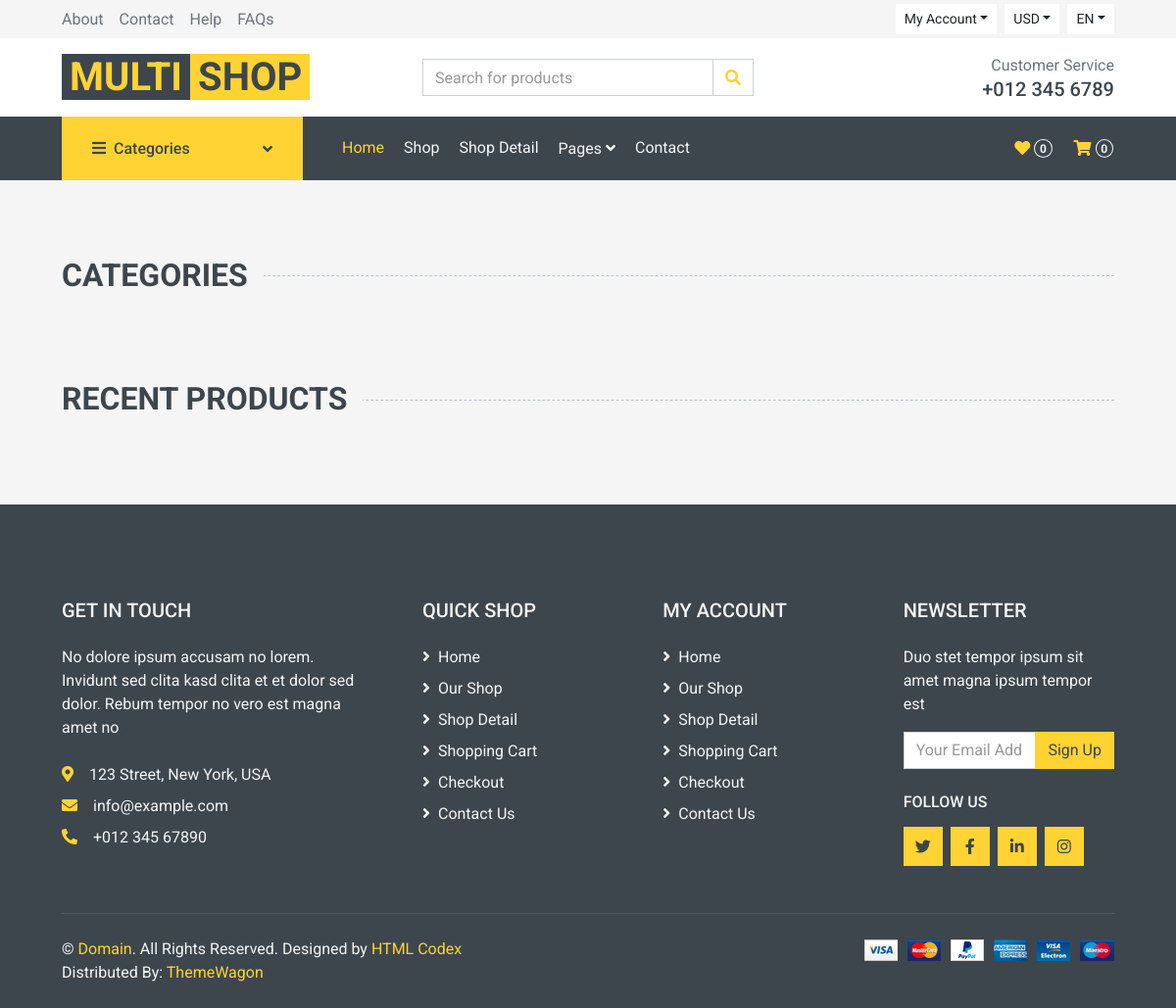
The app's page /, older data.
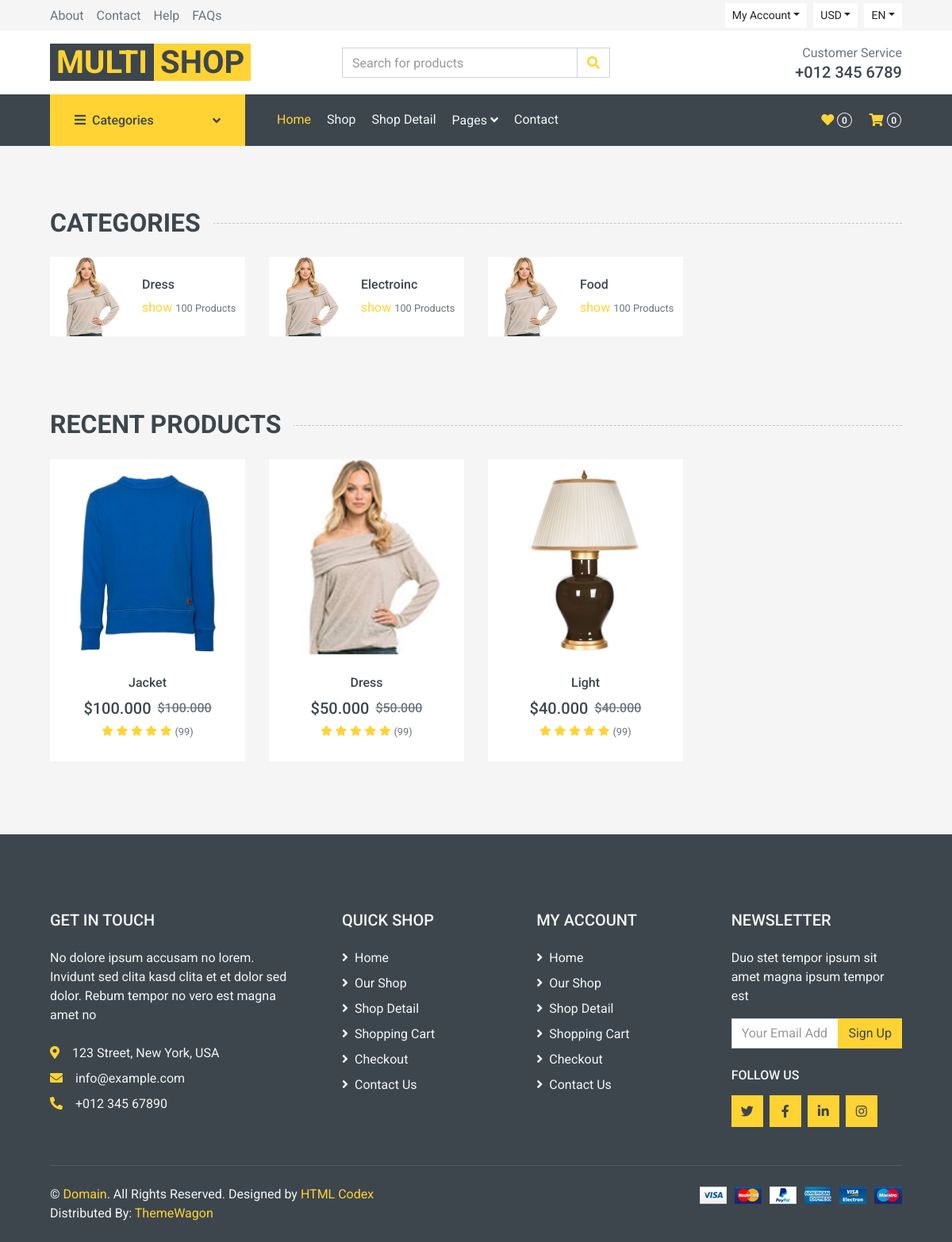
The same page, newer data.
### store/models.py (models this page shows, shortened)
class Category(models.Model):
    name = models.CharField(max_length=255, db_index=True)
    slug = models.SlugField(max_length=255, unique=True)
    class Meta:
        verbose_name_plural = 'categories'
    def get_absolute_url(self):
        return reverse("store:category_products", args=[self.slug])

class Product(models.Model):
    category = models.ForeignKey(Category, related_name='product', on_delete=models.CASCADE)
    created_by = models.ForeignKey(settings.AUTH_USER_MODEL, related_name='product_creator', on_delete=models.CASCADE)
    title = models.CharField(max_length=255)
    author = models.CharField(max_length=50, default='admin')
    description = models.TextField(blank=True)
    image = models.ImageField(upload_to='images/')
    slug = models.SlugField(max_length=255)
    price = models.DecimalField(max_digits=6, decimal_places=3)
    in_stock = models.BooleanField(default=True)
    is_active = models.BooleanField(default=True)
    created = models.DateField(auto_now_add=True)
    updated = models.DateField(auto_now=True)
    objects = models.Manager()
    products = ProductManager()
    class Meta:
        verbose_name_plural = 'Products'
        ordering = ('-created',)
    def get_absolute_url(self):
        return reverse("store:product_details", args=[self.slug])

### store/views.py (the view)
# urls.py: path("", views.all_products, name="all_products"),
def all_products(request):
    products = Product.products.all()
    return render(request, 'store/index.html', {'products':products})

### cart/cart.py (called while the page is built)
   def __len__(self):
        return sum(item['qty'] for item in self.cart.values())

### cart/context_processors.py (called while the page is built)
def cart(request):
    return{'cart':Cart(request)}

### store/context_processors.py (called while the page is built)
def categories(request):
    return {
        'categories':Category.objects.all()
    }

### store/models.py (called while the page is built)
    def get_queryset(self):
        return super(ProductManager, self).get_queryset().filter(is_active=True)

### templates/store/index.html (shortened to what this page needs)
{% extends 'store/base.html' %}
{% load static %}
{% block content %}
  <div class="container-fluid pt-5">
    <h2 class="section-title position-relative text-uppercase mx-xl-5 mb-4"><span class="bg-secondary pr-3">Categories</span></h2>
    <div class="row px-xl-5 pb-3">
        {% for cat in categories %}
        <div class="col-lg-3 col-md-4 col-sm-6 pb-1">
            <a class="text-decoration-none" href="">
                <div class="cat-item d-flex align-items-center mb-4" >
                    <div class="overflow-hidden" style="width: 100px; height: 100px;" href="{{cat.get_absolute_url}}">
                        <img class="img-fluid" href="{{cat.get_absolute_url}}" src="{% static 'img/cat-1.jpg' %}" alt="">
                    </div>
                    <div class="flex-fill pl-3">
                        <h6>{{cat.name |title}}</h6>
                        <a href="{{cat.get_absolute_url}}">show</a>
                        <small class="text-body">100 Products</small>
                    </div>
                </div>
            </a>
        </div>
        {% endfor %}
    </div>
</div>
<div class="container-fluid pt-5 pb-3">
    <h2 class="section-title position-relative text-uppercase mx-xl-5 mb-4"><span class="bg-secondary pr-3">Recent Products</span></h2>
    <div class="row px-xl-5">
        {% for product in products %}
        <div class="col-lg-3 col-md-4 col-sm-6 pb-1">
            <div class="product-item bg-light mb-4">
                <div class="product-img position-relative overflow-hidden">
                    <img class="img-fluid w-100" src="{{ product.image.url }}" alt="">
                    <div class="product-action">
                    </div>
                </div>
                <div class="text-center py-4">
                    <a class="h6 text-decoration-none text-truncate" href="{{product.get_absolute_url}}"> {{product.title}}</a>
                    <div class="d-flex align-items-center justify-content-center mt-2">
                        <h5>${{product.price}}</h5><h6 class="text-muted ml-2"><del>${{product.price}}</del></h6>
                    </div>
                    <div class="d-flex align-items-center justify-content-center mb-1">
                        <small class="fa fa-star text-primary mr-1"></small>
                        <small class="fa fa-star text-primary mr-1"></small>
                        <small class="fa fa-star text-primary mr-1"></small>
                        <small class="fa fa-star text-primary mr-1"></small>
                        <small class="fa fa-star text-primary mr-1"></small>
                        <small>(99)</small>
                    </div>
                </div>
            </div>
        </div>
        {% endfor %}
    </div>
</div>
{% endblock %}

### templates/store/base.html (shortened to what this page needs)
{% load static %}
<!DOCTYPE html>
<html lang="en">
<head>
    <link href="https://cdnjs.cloudflare.com/ajax/libs/font-awesome/5.10.0/css/all.min.css" rel="stylesheet">
    <link href="{% static "lib/animate/animate.min.css" %}" rel="stylesheet">
    <link href="{% static "lib/owlcarousel/assets/owl.carousel.min.css" %}" rel="stylesheet">
    <link href="{% static "css/style.css" %}" rel="stylesheet">
</head>
<body>
    <div class="container-fluid">
        <div class="row bg-secondary py-1 px-xl-5">
            <div class="col-lg-6 d-none d-lg-block">
                <div class="d-inline-flex align-items-center h-100">
                    <a class="text-body mr-3" href="">About</a>
                    <a class="text-body mr-3" href="">Contact</a>
                    <a class="text-body mr-3" href="">Help</a>
                    <a class="text-body mr-3" href="">FAQs</a>
                </div>
            </div>
            <div class="col-lg-6 text-center text-lg-right">
                <div class="d-inline-flex align-items-center">
                    {% if user.is_authenticated %}
                    <div class="btn-group">
                        <button type="button" class="btn btn-sm btn-light dropdown-toggle" data-toggle="dropdown">My Account</button>
                        <div class="dropdown-menu dropdown-menu-right">
                            <a href="{% url 'account:edit_details' %}">  Edit Account</a>
                            <br>
                            <a href="{% url 'account:delete_user' %}">  Delete Account</a>
                            <br>
                            <a href="{% url 'account:logout' %}">  logout</a>
                        </div>
                    </div>
                    {% else %}
                    <div class="btn-group">
                        <button type="button" class="btn btn-sm btn-light dropdown-toggle" data-toggle="dropdown">My Account</button>
                    </div>
                    {% endif %}
                    <div class="btn-group mx-2">
                        <button type="button" class="btn btn-sm btn-light dropdown-toggle" data-toggle="dropdown">USD</button>
                    </div>
                    <div class="btn-group">
                        <button type="button" class="btn btn-sm btn-light dropdown-toggle" data-toggle="dropdown">EN</button>
                    </div>
                </div>
            </div>
        </div>
        <div class="row align-items-center bg-light py-3 px-xl-5 d-none d-lg-flex">
            <div class="col-lg-4">
                <a href="" class="text-decoration-none">
                    <span class="h1 text-uppercase text-primary bg-dark px-2">Multi</span>
                    <span class="h1 text-uppercase text-dark bg-primary px-2 ml-n1">Shop</span>
                </a>
            </div>
            <div class="col-lg-4 col-6 text-left">
                <form action="">
                    <div class="input-group">
                        <input type="text" class="form-control" placeholder="Search for products">
                        <div class="input-group-append">
                            <span class="input-group-text bg-transparent text-primary">
                                <i class="fa fa-search"></i>
                            </span>
                        </div>
                    </div>
                </form>
            </div>
            <div class="col-lg-4 col-6 text-right">
                <p class="m-0">Customer Service</p>
                <h5 class="m-0">+012 345 6789</h5>
            </div>
        </div>
    </div>
    <div class="container-fluid bg-dark mb-30">
        <div class="row px-xl-5">
            <div class="col-lg-3 d-none d-lg-block">
                <a class="btn d-flex align-items-center justify-content-between bg-primary w-100" data-toggle="collapse" href="#navbar-vertical" style="height: 65px; padding: 0 30px;">
                    <h6 class="text-dark m-0"><i class="fa fa-bars mr-2"></i>Categories</h6>
                    <i class="fa fa-angle-down text-dark"></i>
                </a>
            </div>
            <div class="col-lg-9">
                <nav class="navbar navbar-expand-lg bg-dark navbar-dark py-3 py-lg-0 px-0">
                    <div class="collapse navbar-collapse justify-content-between" id="navbarCollapse">
                        <div class="navbar-nav mr-auto py-0">
                            <a href="index.html" class="nav-item nav-link active">Home</a>
                            <a href="shop.html" class="nav-item nav-link">Shop</a>
                            <a href="detail.html" class="nav-item nav-link">Shop Detail</a>
                            <div class="nav-item dropdown">
                                <a href="#" class="nav-link dropdown-toggle" data-toggle="dropdown">Pages <i class="fa fa-angle-down mt-1"></i></a>
                            </div>
                            <a href="contact.html" class="nav-item nav-link">Contact</a>
                        </div>
                        <div class="navbar-nav ml-auto py-0 d-none d-lg-block">
                            <a href="" class="btn px-0">
                                <i  class="fas fa-heart text-primary"></i>
                                <span  class="badge text-secondary border border-secondary rounded-circle" style="padding-bottom: 2px;">0</span>
                            </a>
                            <a href="{% url "cart:cart_summary" %}" class="btn px-0 ml-3">
                                <i class="fas fa-shopping-cart text-primary"></i>
                                {% with total_qty=cart|length %}
                                <span id="cart-qty" class="badge text-secondary border border-secondary rounded-circle" style="padding-bottom: 2px;">
                                {% if  total_qty > 0  %}
                                {{total_qty}}   </span>
{% else %}0
                                {% endif %}
                                {% endwith %}
                            </a>
                        </div>
                    </div>
                </nav>
            </div>
        </div>
    </div>
<div id="content">
    {% block content %}
    {% endblock %}
</div>
    <div class="container-fluid bg-dark text-secondary mt-5 pt-5">
        <div class="row px-xl-5 pt-5">
            <div class="col-lg-4 col-md-12 mb-5 pr-3 pr-xl-5">
                <h5 class="text-secondary text-uppercase mb-4">Get In Touch</h5>
                <p class="mb-4">No dolore ipsum accusam no lorem. Invidunt sed clita kasd clita et et dolor sed dolor. Rebum tempor no vero est magna amet no</p>
                <p class="mb-2"><i class="fa fa-map-marker-alt text-primary mr-3"></i>123 Street, New York, USA</p>
                <p class="mb-2"><i class="fa fa-envelope text-primary mr-3"></i>info@example.com</p>
                <p class="mb-0"><i class="fa fa-phone-alt text-primary mr-3"></i>+012 345 67890</p>
            </div>
            <div class="col-lg-8 col-md-12">
                <div class="row">
                    <div class="col-md-4 mb-5">
                        <h5 class="text-secondary text-uppercase mb-4">Quick Shop</h5>
                        <div class="d-flex flex-column justify-content-start">
                            <a class="text-secondary mb-2" href="#"><i class="fa fa-angle-right mr-2"></i>Home</a>
                            <a class="text-secondary mb-2" href="#"><i class="fa fa-angle-right mr-2"></i>Our Shop</a>
                            <a class="text-secondary mb-2" href="#"><i class="fa fa-angle-right mr-2"></i>Shop Detail</a>
                            <a class="text-secondary mb-2" href="#"><i class="fa fa-angle-right mr-2"></i>Shopping Cart</a>
                            <a class="text-secondary mb-2" href="#"><i class="fa fa-angle-right mr-2"></i>Checkout</a>
                            <a class="text-secondary" href="#"><i class="fa fa-angle-right mr-2"></i>Contact Us</a>
                        </div>
                    </div>
                    <div class="col-md-4 mb-5">
                        <h5 class="text-secondary text-uppercase mb-4">My Account</h5>
                        <div class="d-flex flex-column justify-content-start">
                            <a class="text-secondary mb-2" href="#"><i class="fa fa-angle-right mr-2"></i>Home</a>
                            <a class="text-secondary mb-2" href="#"><i class="fa fa-angle-right mr-2"></i>Our Shop</a>
                            <a class="text-secondary mb-2" href="#"><i class="fa fa-angle-right mr-2"></i>Shop Detail</a>
                            <a class="text-secondary mb-2" href="#"><i class="fa fa-angle-right mr-2"></i>Shopping Cart</a>
                            <a class="text-secondary mb-2" href="#"><i class="fa fa-angle-right mr-2"></i>Checkout</a>
                            <a class="text-secondary" href="#"><i class="fa fa-angle-right mr-2"></i>Contact Us</a>
                        </div>
                    </div>
                    <div class="col-md-4 mb-5">
                        <h5 class="text-secondary text-uppercase mb-4">Newsletter</h5>
                        <p>Duo stet tempor ipsum sit amet magna ipsum tempor est</p>
                        <form action="">
                            <div class="input-group">
                                <input type="text" class="form-control" placeholder="Your Email Address">
                                <div class="input-group-append">
                                    <button class="btn btn-primary">Sign Up</button>
                                </div>
                            </div>
                        </form>
                        <h6 class="text-secondary text-uppercase mt-4 mb-3">Follow Us</h6>
                        <div class="d-flex">
                            <a class="btn btn-primary btn-square mr-2" href="#"><i class="fab fa-twitter"></i></a>
                            <a class="btn btn-primary btn-square mr-2" href="#"><i class="fab fa-facebook-f"></i></a>
                            <a class="btn btn-primary btn-square mr-2" href="#"><i class="fab fa-linkedin-in"></i></a>
                            <a class="btn btn-primary btn-square" href="#"><i class="fab fa-instagram"></i></a>
                        </div>
                    </div>
                </div>
            </div>
        </div>
        <div class="row border-top mx-xl-5 py-4" style="border-color: rgba(256, 256, 256, .1) !important;">
            <div class="col-md-6 px-xl-0">
                <p class="mb-md-0 text-center text-md-left text-secondary">
                    &copy; <a class="text-primary" href="#">Domain</a>. All Rights Reserved. Designed
                    by
                    <a class="text-primary" href="https://htmlcodex.com">HTML Codex</a>
                    <br>Distributed By: <a href="https://themewagon.com" target="_blank">ThemeWagon</a>
                </p>
            </div>
            <div class="col-md-6 px-xl-0 text-center text-md-right">
                <img class="img-fluid" src="img/payments.png" alt="">
            </div>
        </div>
    </div>
</body>
</html>

Row changes from the older to the newer data that the page shows:
added Category: name "Dress"
added Category: name "Electroinc"
added Category: name "Food"
added Product: image (picture), title "Jacket", price "100.000"
added Product: image (picture), title "Dress", price "50.000"
added Product: image (picture), title "Light", price "40.000"
